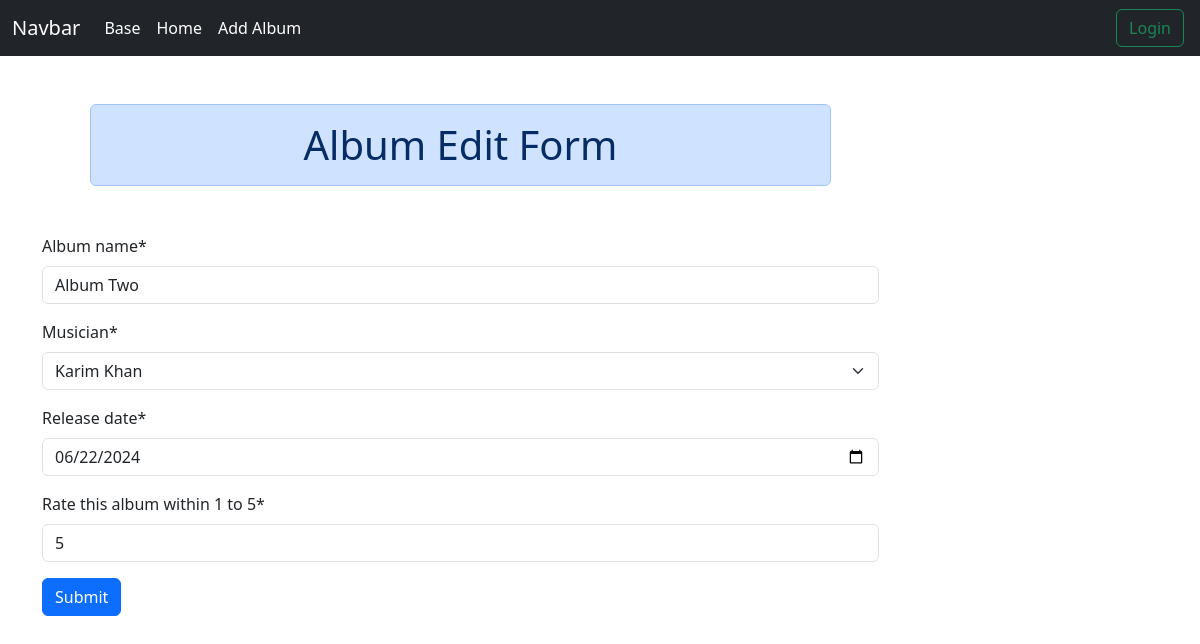
Page /album/edit/2/ on the committed database.
### album/models.py (models this page shows, shortened)
class Album(models.Model):
    album_name = models.CharField(max_length=100)
    musician = models.ForeignKey(Musician, on_delete=models.CASCADE)
    release_date = models.DateField()
    rating = models.IntegerField()

### album/views.py (the view, shortened to what this page needs)
# urls.py: path('edit/<int:pk>/',views.EditAlbumView.as_view(),name="edit_album"),
class EditAlbumView(UpdateView):
    model = Album
    form_class = AlbumForm
    template_name = 'edit_album.html'
    success_url = reverse_lazy('homepage')

### album/forms.py
class AlbumForm(forms.ModelForm):
    class Meta:
        model = Album
        widgets = {
            'release_date':forms.DateInput(attrs={'type':'date'}),
            'rating':forms.NumberInput(attrs={'type':'number','min':1, 'max':5, 'step':1}),
        }
        labels = {
            'rating':'Rate this album within 1 to 5',
        }
        fields = '__all__'

### musician/models.py (called while the page is built)
    def __str__(self):
        return f"{self.first_name} {self.last_name}"

### album/templates/edit_album.html (shortened to what this page needs)
{% extends 'base.html' %}
{% load crispy_forms_tags %}
{% load static %}
{% block content %}
<div class="container mb-5" >
    <form method="post" novalidate class="w-75">
        <h1 class="text-center m-5 alert alert-primary">Album Edit Form</h1>
        {{form|crispy}}
        <button class="btn btn-primary mb-5">Submit</button>
    </form>
</div>
{% endblock content %}

### rows in the picture
Album: album_name "Album Two", musician "Karim Khan", release_date "06/22/2024", rating "5"
